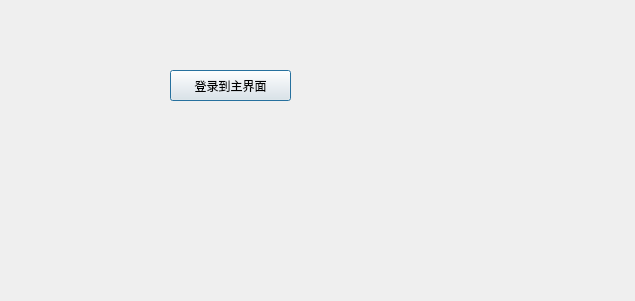
<?xml version="1.0" encoding="UTF-8"?>
<ui version="4.0">
 <class>LoginDialog</class>
 <widget class="QDialog" name="LoginDialog">
  <property name="geometry">
   <rect>
    <x>0</x>
    <y>0</y>
    <width>635</width>
    <height>301</height>
   </rect>
  </property>
  <property name="windowTitle">
   <string>Dialog</string>
  </property>
  <widget class="QPushButton" name="pushButton">
   <property name="geometry">
    <rect>
     <x>170</x>
     <y>70</y>
     <width>121</width>
     <height>31</height>
    </rect>
   </property>
   <property name="text">
    <string>登录到主界面</string>
   </property>
  </widget>
 </widget>
 <resources/>
 <connections>
  <connection>
   <sender>pushButton</sender>
   <signal>clicked()</signal>
   <receiver>LoginDialog</receiver>
   <slot>accept()</slot>
   <hints>
    <hint type="sourcelabel">
     <x>220</x>
     <y>89</y>
    </hint>
    <hint type="destinationlabel">
     <x>394</x>
     <y>165</y>
    </hint>
   </hints>
  </connection>
 </connections>
</ui>
